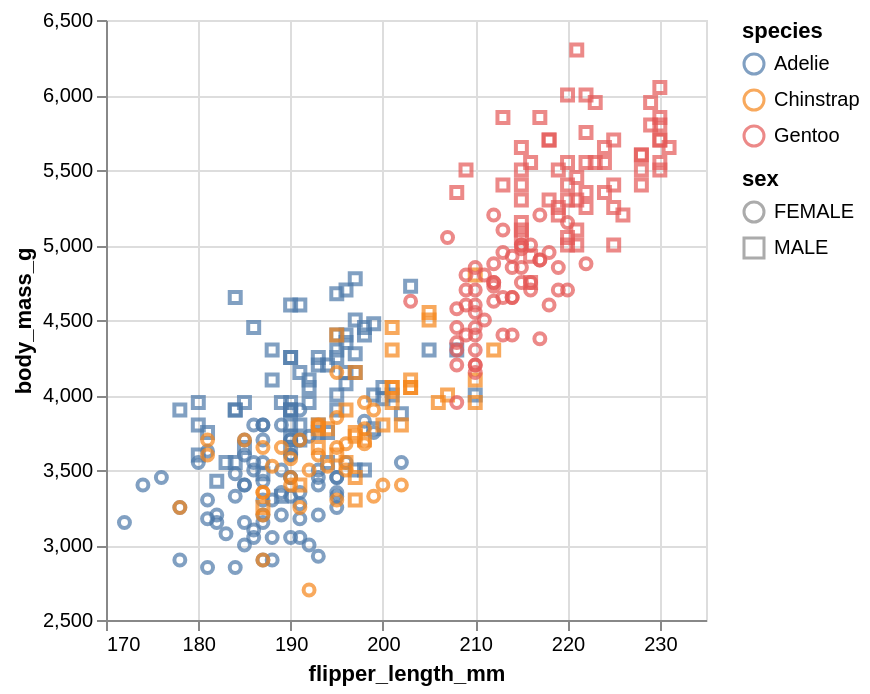

Notebook cell for this chart:
### Code cell
alt.Chart(penguins).mark_point().encode(
    x = alt.X("flipper_length_mm").scale(zero=False),
    y = alt.Y("body_mass_g").scale(zero=False),
    color = 'species',
    shape = 'sex'
)

### Figure 1 — Vega-Lite specification as saved in the notebook (floating-point values rounded to 4 significant figures; data arrays with more than 128 entries replaced by an {"elided": "..."} marker saying what was removed)
{"config": {"view": {"continuousWidth": 300, "continuousHeight": 300}}, "data": {"name": "data-12bbf7166d8a22928078875316869f18"}, "mark": {"type": "point"}, "encoding": {"color": {"field": "species", "type": "nominal"}, "shape": {"field": "sex", "type": "nominal"}, "x": {"field": "flipper_length_mm", "scale": {"zero": false}, "type": "quantitative"}, "y": {"field": "body_mass_g", "scale": {"zero": false}, "type": "quantitative"}}, "$schema": "https://vega.github.io/schema/vega-lite/v5.20.1.json", "datasets": {"data-12bbf7166d8a22928078875316869f18": {"elided": "333 records"}}}
